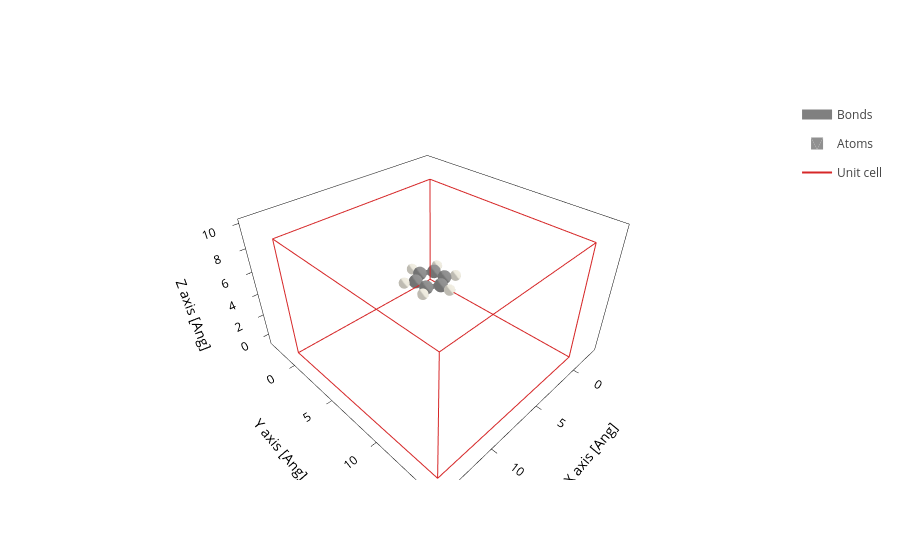

The notebook cell saved with this chart:
### Code cell
structure.plot()

### Figure 1 — Plotly figure (JSON) as saved in the notebook; plotly's stock layout.template omitted (floating-point values rounded to 4 significant figures; data arrays with more than 128 entries replaced by an {"elided": "..."} marker saying what was removed)
{"data": [{"line": {"color": "gray", "width": 10}, "meta": {}, "mode": "lines", "name": "Bonds", "opacity": 1, "type": "scatter3d", "x": {"elided": "252 float values"}, "y": {"elided": "252 float values"}, "z": {"elided": "252 float values"}}, {"alphahull": 0, "color": "#909090", "hovertemplate": "%{meta.position}", "legendgroup": "Atoms", "meta": {"meta": {"Atoms_i": 0}, "position": "(1.23, 0.71, 0.00)"}, "name": "Atoms", "opacity": 1, "showlegend": true, "showscale": false, "type": "mesh3d", "x": {"elided": "225 float values"}, "y": {"elided": "225 float values"}, "z": {"elided": "225 float values"}}, {"alphahull": 0, "color": "#EDEADE", "hovertemplate": "%{meta.position}", "legendgroup": "Atoms", "meta": {"meta": {"Atoms_i": 1}, "position": "(2.20, 1.27, 0.00)"}, "name": "Atoms", "opacity": 1, "showlegend": false, "showscale": false, "type": "mesh3d", "x": {"elided": "225 float values"}, "y": {"elided": "225 float values"}, "z": {"elided": "225 float values"}}, {"alphahull": 0, "color": "#909090", "hovertemplate": "%{meta.position}", "legendgroup": "Atoms", "meta": {"meta": {"Atoms_i": 2}, "position": "(0.00, 1.42, 0.00)"}, "name": "Atoms", "opacity": 1, "showlegend": false, "showscale": false, "type": "mesh3d", "x": {"elided": "225 float values"}, "y": {"elided": "225 float values"}, "z": {"elided": "225 float values"}}, {"alphahull": 0, "color": "#EDEADE", "hovertemplate": "%{meta.position}", "legendgroup": "Atoms", "meta": {"meta": {"Atoms_i": 3}, "position": "(0.00, 2.54, 0.00)"}, "name": "Atoms", "opacity": 1, "showlegend": false, "showscale": false, "type": "mesh3d", "x": {"elided": "225 float values"}, "y": {"elided": "225 float values"}, "z": {"elided": "225 float values"}}, {"alphahull": 0, "color": "#909090", "hovertemplate": "%{meta.position}", "legendgroup": "Atoms", "meta": {"meta": {"Atoms_i": 4}, "position": "(-1.23, 0.71, 0.00)"}, "name": "Atoms", "opacity": 1, "showlegend": false, "showscale": false, "type": "mesh3d", "x": {"elided": "225 float values"}, "y": {"elided": "225 float values"}, "z": {"elided": "225 float values"}}, {"alphahull": 0, "color": "#EDEADE", "hovertemplate": "%{meta.position}", "legendgroup": "Atoms", "meta": {"meta": {"Atoms_i": 5}, "position": "(-2.20, 1.27, 0.00)"}, "name": "Atoms", "opacity": 1, "showlegend": false, "showscale": false, "type": "mesh3d", "x": {"elided": "225 float values"}, "y": {"elided": "225 float values"}, "z": {"elided": "225 float values"}}, {"alphahull": 0, "color": "#909090", "hovertemplate": "%{meta.position}", "legendgroup": "Atoms", "meta": {"meta": {"Atoms_i": 6}, "position": "(-1.23, -0.71, 0.00)"}, "name": "Atoms", "opacity": 1, "showlegend": false, "showscale": false, "type": "mesh3d", "x": {"elided": "225 float values"}, "y": {"elided": "225 float values"}, "z": {"elided": "225 float values"}}, {"alphahull": 0, "color": "#EDEADE", "hovertemplate": "%{meta.position}", "legendgroup": "Atoms", "meta": {"meta": {"Atoms_i": 7}, "position": "(-2.20, -1.27, 0.00)"}, "name": "Atoms", "opacity": 1, "showlegend": false, "showscale": false, "type": "mesh3d", "x": {"elided": "225 float values"}, "y": {"elided": "225 float values"}, "z": {"elided": "225 float values"}}, {"alphahull": 0, "color": "#909090", "hovertemplate": "%{meta.position}", "legendgroup": "Atoms", "meta": {"meta": {"Atoms_i": 8}, "position": "(0.00, -1.42, 0.00)"}, "name": "Atoms", "opacity": 1, "showlegend": false, "showscale": false, "type": "mesh3d", "x": {"elided": "225 float values"}, "y": {"elided": "225 float values"}, "z": {"elided": "225 float values"}}, {"alphahull": 0, "color": "#EDEADE", "hovertemplate": "%{meta.position}", "legendgroup": "Atoms", "meta": {"meta": {"Atoms_i": 9}, "position": "(0.00, -2.54, 0.00)"}, "name": "Atoms", "opacity": 1, "showlegend": false, "showscale": false, "type": "mesh3d", "x": {"elided": "225 float values"}, "y": {"elided": "225 float values"}, "z": {"elided": "225 float values"}}, {"alphahull": 0, "color": "#909090", "hovertemplate": "%{meta.position}", "legendgroup": "Atoms", "meta": {"meta": {"Atoms_i": 10}, "position": "(1.23, -0.71, 0.00)"}, "name": "Atoms", "opacity": 1, "showlegend": false, "showscale": false, "type": "mesh3d", "x": {"elided": "225 float values"}, "y": {"elided": "225 float values"}, "z": {"elided": "225 float values"}}, {"alphahull": 0, "color": "#EDEADE", "hovertemplate": "%{meta.position}", "legendgroup": "Atoms", "meta": {"meta": {"Atoms_i": 11}, "position": "(2.20, -1.27, 0.00)"}, "name": "Atoms", "opacity": 1, "showlegend": false, "showscale": false, "type": "mesh3d", "x": {"elided": "225 float values"}, "y": {"elided": "225 float values"}, "z": {"elided": "225 float values"}}, {"meta": {}, "mode": "lines", "name": "Unit cell", "type": "scatter3d", "x": [0.0, 0.0, 14.4, 14.4, 0.0, 0.0, NaN, 0.0, 0.0, 0.0, 14.4, 14.4, 0.0, NaN, 14.4, 14.4, NaN, 14.4, 14.4], "y": [0.0, 15.08, 15.08, 15.08, 15.08, 15.08, NaN, 15.08, 0.0, 0.0, 0.0, 0.0, 0.0, NaN, 15.08, 0.0, NaN, 15.08, 0.0], "z": [0.0, 0.0, 0.0, 10.0, 10.0, 0.0, NaN, 10.0, 10.0, 0.0, 0.0, 10.0, 10.0, NaN, 0.0, 0.0, NaN, 10.0, 10.0]}], "layout": {"scene": {"aspectmode": "data", "xaxis": {"title": {"text": "X axis [Ang]"}}, "yaxis": {"title": {"text": "Y axis [Ang]"}}, "zaxis": {"title": {"text": "Z axis [Ang]"}}}, "xaxis": {"scaleanchor": "y", "scaleratio": 1, "title": {"text": "X axis [Ang]"}}, "yaxis": {"title": {"text": "Y axis [Ang]"}}}}
